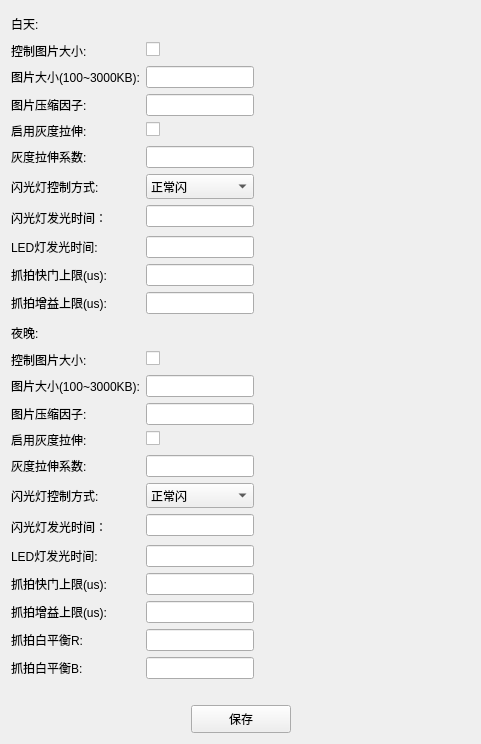
           <widget class="QWidget" name="scrollAreaWidgetContents">
            <property name="geometry">
             <rect>
              <x>0</x>
              <y>-1</y>
              <width>481</width>
              <height>735</height>
             </rect>
            </property>
            <layout class="QVBoxLayout" name="verticalLayout_8">
             <item>
              <layout class="QHBoxLayout" name="horizontalLayout_11">
               <item>
                <layout class="QFormLayout" name="formLayout_5">
                 <item row="0" column="0">
                  <widget class="QLabel" name="label_63">
                   <property name="minimumSize">
                    <size>
                     <width>120</width>
                     <height>25</height>
                    </size>
                   </property>
                   <property name="text">
                    <string>白天:</string>
                   </property>
                  </widget>
                 </item>
                 <item row="1" column="0">
                  <widget class="QLabel" name="label_57">
                   <property name="text">
                    <string>控制图片大小:</string>
                   </property>
                  </widget>
                 </item>
                 <item row="1" column="1">
                  <widget class="QCheckBox" name="chk_picSize_day">
                   <property name="text">
                    <string/>
                   </property>
                  </widget>
                 </item>
                 <item row="2" column="0">
                  <widget class="QLabel" name="label_58">
                   <property name="text">
                    <string>图片大小(100~3000KB):</string>
                   </property>
                  </widget>
                 </item>
                 <item row="2" column="1">
                  <widget class="QLineEdit" name="ledt_picSize_day_3">
                   <property name="minimumSize">
                    <size>
                     <width>0</width>
                     <height>22</height>
                    </size>
                   </property>
                  </widget>
                 </item>
                 <item row="3" column="0">
                  <widget class="QLabel" name="label_59">
                   <property name="text">
                    <string>图片压缩因子:</string>
                   </property>
                  </widget>
                 </item>
                 <item row="3" column="1">
                  <widget class="QLineEdit" name="ledt_picYz_day_3">
                   <property name="minimumSize">
                    <size>
                     <width>0</width>
                     <height>22</height>
                    </size>
                   </property>
                  </widget>
                 </item>
                 <item row="4" column="0">
                  <widget class="QLabel" name="label_64">
                   <property name="text">
                    <string>启用灰度拉伸:</string>
                   </property>
                  </widget>
                 </item>
                 <item row="4" column="1">
                  <widget class="QCheckBox" name="chk_huidu_enable_day_3">
                   <property name="text">
                    <string/>
                   </property>
                  </widget>
                 </item>
                 <item row="5" column="0">
                  <widget class="QLabel" name="label_65">
                   <property name="text">
                    <string>灰度拉伸系数:</string>
                   </property>
                  </widget>
                 </item>
                 <item row="5" column="1">
                  <widget class="QLineEdit" name="ledt_huidu_day_3">
                   <property name="minimumSize">
                    <size>
                     <width>0</width>
                     <height>22</height>
                    </size>
                   </property>
                  </widget>
                 </item>
                 <item row="6" column="0">
                  <widget class="QLabel" name="label_60">
                   <property name="minimumSize">
                    <size>
                     <width>0</width>
                     <height>25</height>
                    </size>
                   </property>
                   <property name="text">
                    <string>闪光灯控制方式:</string>
                   </property>
                  </widget>
                 </item>
                 <item row="6" column="1">
                  <widget class="QComboBox" name="cmb_bsd_mode_3">
                   <property name="minimumSize">
                    <size>
                     <width>0</width>
                     <height>25</height>
                    </size>
                   </property>
                   <property name="currentIndex">
                    <number>0</number>
                   </property>
                   <item>
                    <property name="text">
                     <string>正常闪</string>
                    </property>
                   </item>
                   <item>
                    <property name="text">
                     <string>交替闪</string>
                    </property>
                   </item>
                  </widget>
                 </item>
                 <item row="7" column="0">
                  <widget class="QLabel" name="label_61">
                   <property name="minimumSize">
                    <size>
                     <width>0</width>
                     <height>25</height>
                    </size>
                   </property>
                   <property name="text">
                    <string>闪光灯发光时间：</string>
                   </property>
                  </widget>
                 </item>
                 <item row="7" column="1">
                  <widget class="QLineEdit" name="cmb_snap_day_bsd_time_3">
                   <property name="minimumSize">
                    <size>
                     <width>0</width>
                     <height>22</height>
                    </size>
                   </property>
                  </widget>
                 </item>
                 <item row="8" column="0">
                  <widget class="QLabel" name="la_3">
                   <property name="text">
                    <string>LED灯发光时间:</string>
                   </property>
                  </widget>
                 </item>
                 <item row="8" column="1">
                  <widget class="QLineEdit" name="ledt_snap_day_led_time_3">
                   <property name="minimumSize">
                    <size>
                     <width>0</width>
                     <height>22</height>
                    </size>
                   </property>
                  </widget>
                 </item>
                 <item row="9" column="0">
                  <widget class="QLabel" name="d_3">
                   <property name="text">
                    <string>抓拍快门上限(us):</string>
                   </property>
                  </widget>
                 </item>
                 <item row="9" column="1">
                  <widget class="QLineEdit" name="ledt_snap_day_kmsx_3">
                   <property name="minimumSize">
                    <size>
                     <width>0</width>
                     <height>22</height>
                    </size>
                   </property>
                  </widget>
                 </item>
                 <item row="10" column="0">
                  <widget class="QLabel" name="label_62">
                   <property name="text">
                    <string>抓拍增益上限(us):</string>
                   </property>
                  </widget>
                 </item>
                 <item row="10" column="1">
                  <widget class="QLineEdit" name="ledt_snap_day_zysx_3">
                   <property name="minimumSize">
                    <size>
                     <width>0</width>
                     <height>22</height>
                    </size>
                   </property>
                  </widget>
                 </item>
                </layout>
               </item>
               <item>
                <spacer name="horizontalSpacer_15">
                 <property name="orientation">
                  <enum>Qt::Horizontal</enum>
                 </property>
                 <property name="sizeHint" stdset="0">
                  <size>
                   <width>40</width>
                   <height>20</height>
                  </size>
                 </property>
                </spacer>
               </item>
              </layout>
             </item>
             <item>
              <layout class="QHBoxLayout" name="horizontalLayout_12">
               <item>
                <layout class="QFormLayout" name="formLayout_6">
                 <item row="0" column="0">
                  <widget class="QLabel" name="label_73">
                   <property name="minimumSize">
                    <size>
                     <width>120</width>
                     <height>25</height>
                    </size>
                   </property>
                   <property name="text">
                    <string>夜晚:</string>
                   </property>
                  </widget>
                 </item>
                 <item row="1" column="0">
                  <widget class="QLabel" name="label_67">
                   <property name="text">
                    <string>控制图片大小:</string>
                   </property>
                  </widget>
                 </item>
                 <item row="1" column="1">
                  <widget class="QCheckBox" name="chk_picSize_night">
                   <property name="text">
                    <string/>
                   </property>
                  </widget>
                 </item>
                 <item row="2" column="0">
                  <widget class="QLabel" name="label_68">
                   <property name="text">
                    <string>图片大小(100~3000KB):</string>
                   </property>
                  </widget>
                 </item>
                 <item row="2" column="1">
                  <widget class="QLineEdit" name="ledt_picSize_night">
                   <property name="minimumSize">
                    <size>
                     <width>0</width>
                     <height>22</height>
                    </size>
                   </property>
                  </widget>
                 </item>
                 <item row="3" column="0">
                  <widget class="QLabel" name="label_69">
                   <property name="text">
                    <string>图片压缩因子:</string>
                   </property>
                  </widget>
                 </item>
                 <item row="3" column="1">
                  <widget class="QLineEdit" name="ledt_picYz_night">
                   <property name="minimumSize">
                    <size>
                     <width>0</width>
                     <height>22</height>
                    </size>
                   </property>
                  </widget>
                 </item>
                 <item row="4" column="0">
                  <widget class="QLabel" name="label_74">
                   <property name="text">
                    <string>启用灰度拉伸:</string>
                   </property>
                  </widget>
                 </item>
                 <item row="4" column="1">
                  <widget class="QCheckBox" name="chk_huidu_enable_night">
                   <property name="text">
                    <string/>
                   </property>
                  </widget>
                 </item>
                 <item row="5" column="0">
                  <widget class="QLabel" name="label_75">
                   <property name="text">
                    <string>灰度拉伸系数:</string>
                   </property>
                  </widget>
                 </item>
                 <item row="5" column="1">
                  <widget class="QLineEdit" name="ledt_huidu_night">
                   <property name="minimumSize">
                    <size>
                     <width>0</width>
                     <height>22</height>
                    </size>
                   </property>
                  </widget>
                 </item>
                 <item row="6" column="0">
                  <widget class="QLabel" name="label_70">
                   <property name="minimumSize">
                    <size>
                     <width>0</width>
                     <height>25</height>
                    </size>
                   </property>
                   <property name="text">
                    <string>闪光灯控制方式:</string>
                   </property>
                  </widget>
                 </item>
                 <item row="6" column="1">
                  <widget class="QComboBox" name="cmb_bsd_mode_night">
                   <property name="minimumSize">
                    <size>
                     <width>0</width>
                     <height>25</height>
                    </size>
                   </property>
                   <item>
                    <property name="text">
                     <string>正常闪</string>
                    </property>
                   </item>
                   <item>
                    <property name="text">
                     <string>交替闪</string>
                    </property>
                   </item>
                  </widget>
                 </item>
                 <item row="7" column="0">
                  <widget class="QLabel" name="label_71">
                   <property name="minimumSize">
                    <size>
                     <width>0</width>
                     <height>25</height>
                    </size>
                   </property>
                   <property name="text">
                    <string>闪光灯发光时间：</string>
                   </property>
                  </widget>
                 </item>
                 <item row="7" column="1">
                  <widget class="QLineEdit" name="cmb_snap_night_bsd_time">
                   <property name="minimumSize">
                    <size>
                     <width>0</width>
                     <height>22</height>
                    </size>
                   </property>
                  </widget>
                 </item>
                 <item row="8" column="0">
                  <widget class="QLabel" name="la_4">
                   <property name="text">
                    <string>LED灯发光时间:</string>
                   </property>
                  </widget>
                 </item>
                 <item row="8" column="1">
                  <widget class="QLineEdit" name="ledt_snap_night_led_time">
                   <property name="minimumSize">
                    <size>
                     <width>0</width>
                     <height>22</height>
                    </size>
                   </property>
                  </widget>
                 </item>
                 <item row="9" column="0">
                  <widget class="QLabel" name="d_4">
                   <property name="text">
                    <string>抓拍快门上限(us):</string>
                   </property>
                  </widget>
                 </item>
                 <item row="9" column="1">
                  <widget class="QLineEdit" name="ledt_snap_night_kmsx">
                   <property name="minimumSize">
                    <size>
                     <width>0</width>
                     <height>22</height>
                    </size>
                   </property>
                  </widget>
                 </item>
                 <item row="10" column="0">
                  <widget class="QLabel" name="label_72">
                   <property name="text">
                    <string>抓拍增益上限(us):</string>
                   </property>
                  </widget>
                 </item>
                 <item row="10" column="1">
                  <widget class="QLineEdit" name="ledt_snap_night_zysx">
                   <property name="minimumSize">
                    <size>
                     <width>0</width>
                     <height>22</height>
                    </size>
                   </property>
                  </widget>
                 </item>
                 <item row="11" column="0">
                  <widget class="QLabel" name="label_77">
                   <property name="text">
                    <string>抓拍白平衡R:</string>
                   </property>
                  </widget>
                 </item>
                 <item row="12" column="0">
                  <widget class="QLabel" name="label_78">
                   <property name="text">
                    <string>抓拍白平衡B:</string>
                   </property>
                  </widget>
                 </item>
                 <item row="11" column="1">
                  <widget class="QLineEdit" name="ledt_snap_night_R">
                   <property name="minimumSize">
                    <size>
                     <width>0</width>
                     <height>22</height>
                    </size>
                   </property>
                  </widget>
                 </item>
                 <item row="12" column="1">
                  <widget class="QLineEdit" name="ledt_snap_night_B">
                   <property name="minimumSize">
                    <size>
                     <width>0</width>
                     <height>22</height>
                    </size>
                   </property>
                  </widget>
                 </item>
                </layout>
               </item>
               <item>
                <spacer name="horizontalSpacer_16">
                 <property name="orientation">
                  <enum>Qt::Horizontal</enum>
                 </property>
                 <property name="sizeHint" stdset="0">
                  <size>
                   <width>40</width>
                   <height>20</height>
                  </size>
                 </property>
                </spacer>
               </item>
              </layout>
             </item>
             <item>
              <layout class="QHBoxLayout" name="horizontalLayout_13">
               <property name="topMargin">
                <number>20</number>
               </property>
               <item>
                <spacer name="horizontalSpacer_17">
                 <property name="orientation">
                  <enum>Qt::Horizontal</enum>
                 </property>
                 <property name="sizeHint" stdset="0">
                  <size>
                   <width>40</width>
                   <height>20</height>
                  </size>
                 </property>
                </spacer>
               </item>
               <item>
                <widget class="QPushButton" name="btn_save_tab5">
                 <property name="minimumSize">
                  <size>
                   <width>100</width>
                   <height>28</height>
                  </size>
                 </property>
                 <property name="text">
                  <string>保存</string>
                 </property>
                </widget>
               </item>
               <item>
                <spacer name="horizontalSpacer_18">
                 <property name="orientation">
                  <enum>Qt::Horizontal</enum>
                 </property>
                 <property name="sizeHint" stdset="0">
                  <size>
                   <width>40</width>
                   <height>20</height>
                  </size>
                 </property>
                </spacer>
               </item>
              </layout>
             </item>
             <item>
              <spacer name="verticalSpacer_6">
               <property name="orientation">
                <enum>Qt::Vertical</enum>
               </property>
               <property name="sizeHint" stdset="0">
                <size>
                 <width>20</width>
                 <height>15</height>
                </size>
               </property>
              </spacer>
             </item>
            </layout>
           </widget>
